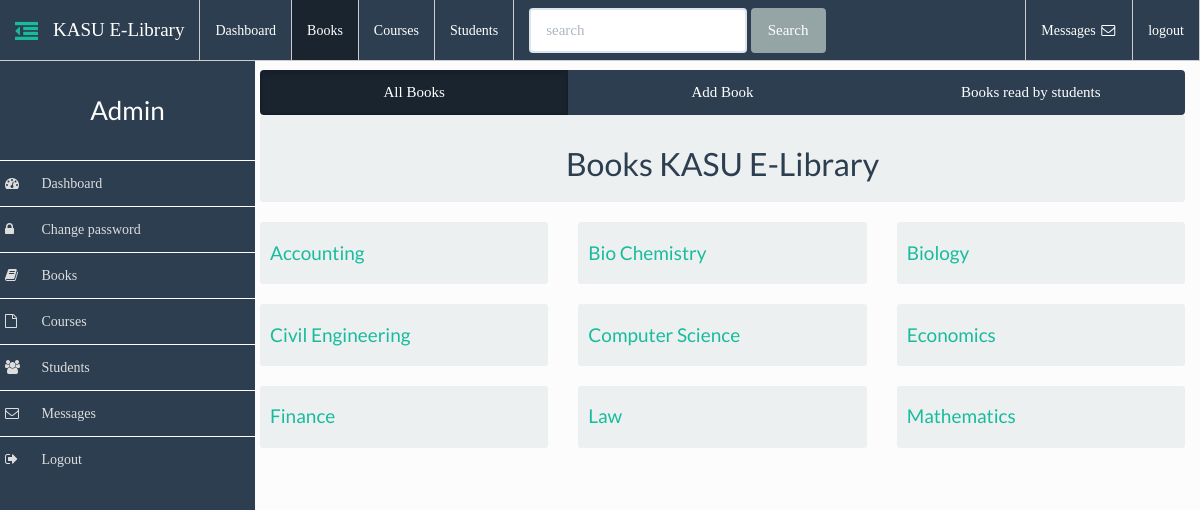
Page /admin/admin.php?action=books (signed in) on the committed database.
### tables this page shows
CREATE TABLE `courses` (
  `course_id` int(11) NOT NULL,
  `course_name` varchar(100) NOT NULL
);

### admin/includes/books.php (the view)
<div class="row">
	<div class="col-md-12">
		<div class="btn-group btn-group-justified">
		  <a href="admin.php?action=books" class="btn btn-primary active">All Books</a>
		  <a href="admin.php?action=add_book" class="btn btn-primary">Add Book</a>
      <a href="admin.php?action=books_read" class="btn btn-primary">Books read by students</a>
		</div>
	</div>
</div>
<div class="row">
  <div class="col-md-12">
    <header class="well well-sm">
      <h2 class="text-center">Books KASU E-Library</h2>
    </header>
  </div>
</div>
<div class="row">
  <?php
    $query = mysqli_query($dbc, "SELECT * FROM courses ORDER BY course_name");
    while($row = mysqli_fetch_assoc($query)){
  ?>
  <div class="col-md-4">
    <a href="admin.php?action=view_course_pdf&course_id=<?php echo $row['course_id']; ?>">
      <div class="well well-sm">
        <h4><?php echo $row["course_name"]; ?></h4>
      </div>
    </a>
  </div>
  <?php } ?>
</div>

### admin/admin.php (shortened to what this page needs)
<?php
require_once '../connect.php';
?>
<!DOCTYPE html>
<html lang="en">
<head>
    <link rel="stylesheet" href="../assets/css/bootstrap.min.css">
    <link rel="stylesheet" href="../assets/css/styles.css">
    <link rel="stylesheet" href="../assets/css/sidebar.css">
    <link rel="stylesheet" href="../assets/font-awesome/css/font-awesome.min.css">
</head>
  <body>
    <nav class="navbar  navbar-default navbar-fixed-top" >
      <div class="container-fluid">
        <div class="navbar-header">
          <a class="navbar-brand fa fa-outdent" id="menu-toggle"></a>
          <a class="navbar-brand" href="admin.php">KASU E-Library</a>
        </div>
        <div class="collapse navbar-collapse" id="myNavbar">
          <ul class="nav navbar-nav">
            <li class="<?php echo !$_GET['action'] ? 'active' : '' ?>"><a href="admin.php">Dashboard</a></li>
            <li class="<?php echo $_GET['action'] == 'books' ? 'active' : '' ?>"><a href="admin.php?action=books">Books</a></li>
            <li class="<?php echo $_GET['action'] == 'courses' ? 'active' : '' ?>"><a href="admin.php?action=courses">Courses</a></li>
            <li class="<?php echo $_GET['action'] == 'students' ? 'active' : '' ?>"><a href="admin.php?action=students">Students</a></li>
            <form class="navbar-form navbar-left" role="search"  action="<?php $_SERVER['PHP_SELF']; ?>" method="get">
							<div class="form-group">
								<input type="text" class="form-control" placeholder="search" value="<?php if(isset($_GET['q'])) echo $_GET['q']; ?>" name="q" required>
							</div>
							<button type="submit" class="btn btn-default">Search</button>
						</form>
          </ul>
          <ul class="nav navbar-nav navbar-right">
            <li class="<?php echo $_GET['action'] == 'messages' ? 'active' : '' ?>">
              <a href="admin.php?action=messages">
                 Messages <i class="fa fa-envelope-o fa-fw"></i>
              </a>
            </li>
          	<li><a href="logout.php">logout</a></li>
          </ul>
        </div>
      </div>
	  </nav>
    <main id="wrapper" class="menuDisplayed">
      <div id="sidebar-wrapper">
        <div class="sidebar-header">
          <div class="row">
            <div class="col-xs-12 text-center">
              <h3 style="color: #fcfcfc;"> <?php echo ucfirst($_SESSION['admin']); ?></h3>
            </div>
          </div>
        </div>
        <ul id="sidebar-nav" >
          <li>
            <a href="admin.php">
              <i class="icons fa fa-dashboard fa-fw"></i> Dashboard
            </a>
          </li>
          <li>
            <a href="admin.php?action=change_password">
              <i class="icons fa fa-lock fa-fw"></i> Change password
            </a>
          </li>
          <li>
            <a href="admin.php?action=books">
              <i class="icons fa fa-book fa-fw"></i> Books
            </a>
          </li>
          <li>
            <a href="admin.php?action=courses">
              <i class="icons fa fa-file-o fa-fw"></i> Courses
            </a>
          </li>
          <li>
            <a href="admin.php?action=students">
              <i class="icons fa fa-users fa-fw"></i> Students
            </a>
          </li>
          <li>
            <a href="admin.php?action=messages">
              <i class="icons fa fa-envelope-o fa-fw"></i> Messages
            </a>
          </li>
          <li>
            <a href="logout.php"><i class="icons fa fa-sign-out fa-fw"></i> Logout</a>
          </li>
        </ul>
      </div>
      <section id="page-content-wrapper">
        <div class="container-fliud">
          <?php
            if (isset($_GET["q"])) {
              require_once 'search.php';
            } elseif (isset($_GET["action"])) {
              switch ($_GET['action']) {
                case 'books':
                  require_once 'includes/books.php';
                  break;
              }
            }else{
              require_once 'includes/admin_panel.php';
            }
          ?>
        </div>
      </section>
    </main>
  </body>
</html>

### assets/css/styles.css (style rules this page uses)
* { -webkit-box-sizing: border-box; box-sizing: border-box; }
body { font-family: ubuntu; font-size: 140%; -webkit-box-sizing: border-box; box-sizing: border-box; background-color: #fcfcfc; padding-top: 65px; }
nav.navbar { border-radius: 0px; }
.navbar-brand { font-family: lobster; }

### assets/css/sidebar.css (style rules this page uses)
* { box-sizing: border-box; -webkit-box-sizing: border-box; -moz-box-sizing: border-box; }
body { padding-top: 55px; }
#sidebar-wrapper { z-index: 1; position: fixed; width: 0; height: 100%; overflow-y: scroll; background: #2c3e50; }
#page-content-wrapper { width: 100%; position: absolute; padding: 15px; }
#wrapper.menuDisplayed #sidebar-wrapper { width: 255px; overflow-y: scroll; }
#wrapper.menuDisplayed #page-content-wrapper { padding-left: 260px; }
#sidebar-nav { padding: 0; list-style: none; margin: 20px 0 40px; }
#sidebar-nav li { text-indent: 20px; line-height: 45px; }
#sidebar-nav li a { display: block; text-decoration: none; color: #ddd; border-top: 1px solid #fcfcfc; }
#menu-toggle { font-size: 23px; }
.sidebar-header { padding:20px 0 5px; }
.icons { position: relative; left: -35px; }
nav.navbar { border-bottom: 1px solid #ccc; margin: 0; }
nav ul li { border-right: 1px solid #ccc; }
nav ul li:first-child { border-left: 1px solid #ccc; }

### rows in the picture
courses: course_name "Accounting"
courses: course_name "Bio Chemistry"
courses: course_name "Biology"
courses: course_name "Civil Engineering"
courses: course_name "Computer Science"
courses: course_name "Economics"
courses: course_name "Finance"
courses: course_name "Law"
courses: course_name "Mathematics"

### other values in the picture
$_SESSION['admin'] "Admin"
